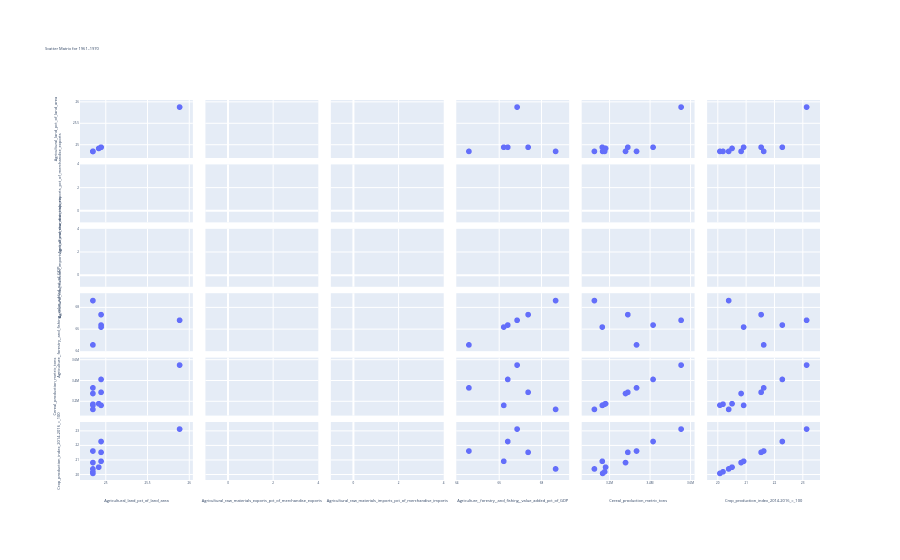
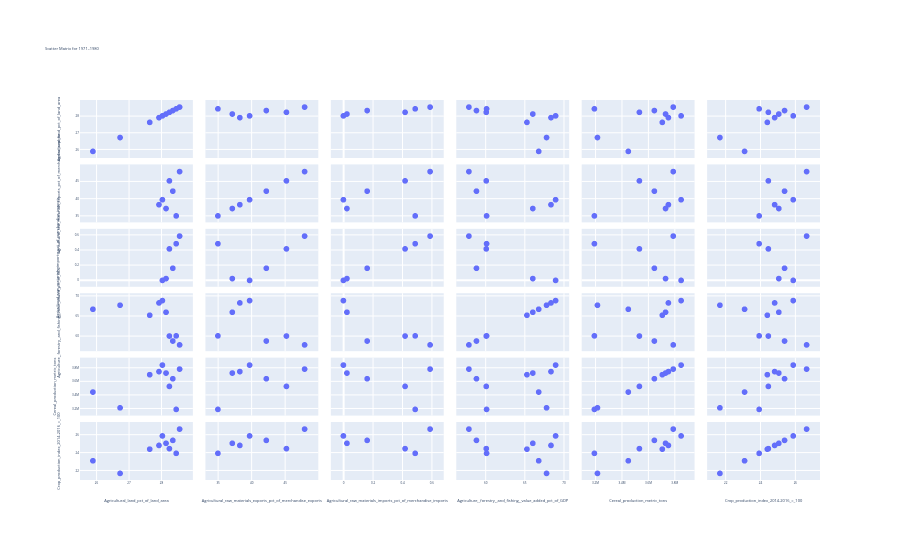
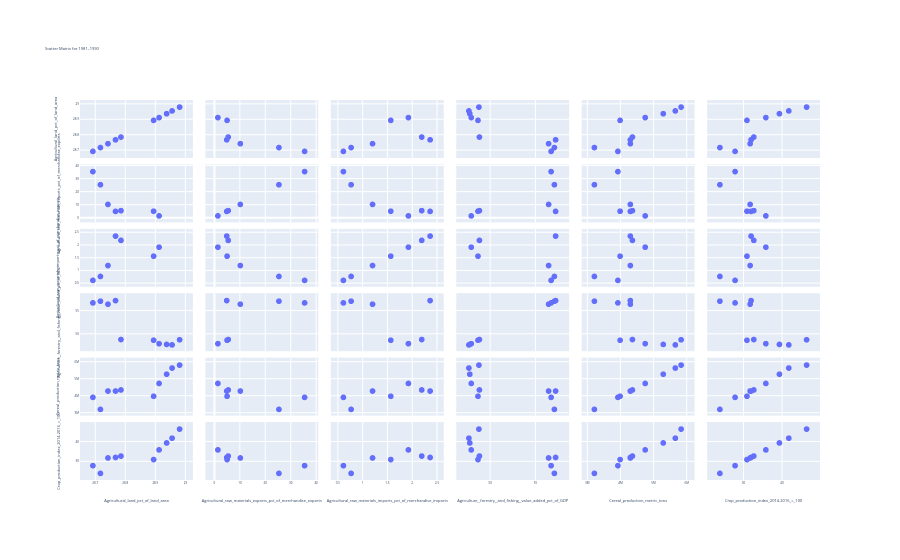
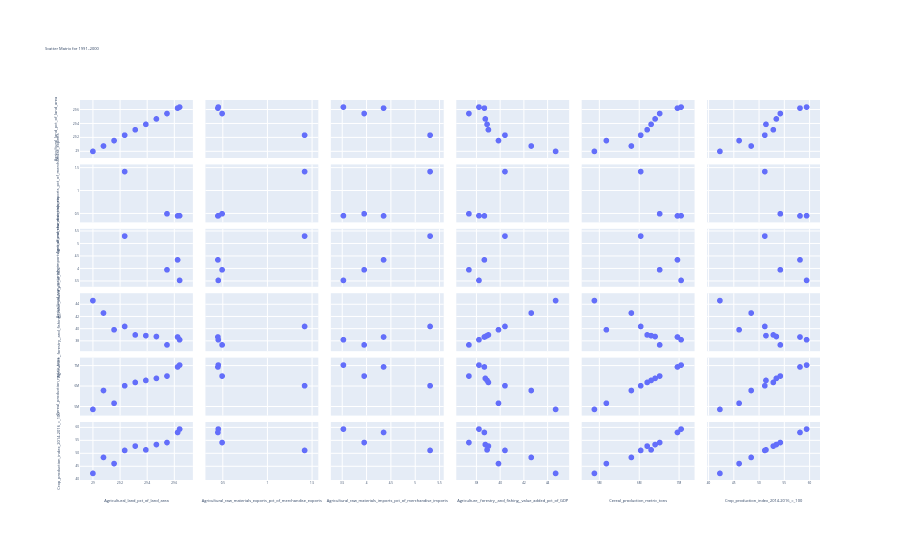

Notebook code for these charts, in order:
### Code cell
ag_data = load_agriculture_data()
if ag_data.isna().any().any():
    indices_to_drop = [0, 1, ag_data.index[-1]]
    existing_indices = [i for i in indices_to_drop if i in ag_data.index]
    ag_data = ag_data.drop(index=existing_indices)

# Ensure 'Year' is integer
ag_data['Year'] = ag_data['Year'].astype(int)

# Loop through each 10-year interval
for start_year in range(ag_data['Year'].min(), ag_data['Year'].max() + 1, 10):
    end_year = start_year + 9
    decade_data = ag_data[(ag_data['Year'] >= start_year) & (ag_data['Year'] <= end_year)]
    
    if not decade_data.empty:
        fig = px.scatter_matrix(
            decade_data,
            dimensions=[
                "Agricultural_land_pct_of_land_area",
                "Agricultural_raw_materials_exports_pct_of_merchandise_exports",
                "Agricultural_raw_materials_imports_pct_of_merchandise_imports",
                "Agriculture,_forestry,_and_fishing,_value_added_pct_of_GDP",
                "Cereal_production_metric_tons",
                "Crop_production_index_2014-2016_=_100"
            ],
            title=f"Scatter Matrix for {start_year}–{end_year}"
        )
        fig.update_layout(font = dict(size = 3))
        fig.show()

### Figure 1 — Plotly figure (JSON) as saved in the notebook; plotly's stock layout.template omitted (floating-point values rounded to 4 significant figures)
{"data": [{"dimensions": [{"axis": {"matches": true}, "label": "Agricultural_land_pct_of_land_area", "values": [24.85, 24.85, 24.92, 24.85, 24.85, 24.85, 24.94, 24.94, 24.94, 25.89]}, {"axis": {"matches": true}, "label": "Agricultural_raw_materials_exports_pct_of_merchandise_exports", "values": [null, null, null, null, null, null, null, null, null, null]}, {"axis": {"matches": true}, "label": "Agricultural_raw_materials_imports_pct_of_merchandise_imports", "values": [null, null, null, null, null, null, null, null, null, null]}, {"axis": {"matches": true}, "label": "Agriculture,_forestry,_and_fishing,_value_added_pct_of_GDP", "values": [null, null, null, null, 64.58, 68.69, 66.24, 67.39, 66.42, 66.87]}, {"axis": {"matches": true}, "label": "Cereal_production_metric_tons", "values": [3167000, 3177026, 3181578, 3280500, 3335000, 3126325, 3165429, 3291912, 3416913, 3555902]}, {"axis": {"matches": true}, "label": "Crop_production_index_2014-2016_=_100", "values": [20.08, 20.19, 20.51, 20.83, 21.63, 20.39, 20.92, 21.54, 22.29, 23.15]}], "hovertemplate": "%{xaxis.title.text}=%{x}<br>%{yaxis.title.text}=%{y}<extra></extra>", "legendgroup": "", "marker": {"color": "#636efa", "symbol": "circle"}, "name": "", "showlegend": false, "type": "splom"}], "layout": {"dragmode": "select", "font": {"size": 3}, "legend": {"tracegroupgap": 0}, "title": {"text": "Scatter Matrix for 1961–1970"}}}

### Figure 2 — Plotly figure (JSON) as saved in the notebook; plotly's stock layout.template omitted (floating-point values rounded to 4 significant figures)
{"data": [{"dimensions": [{"axis": {"matches": true}, "label": "Agricultural_land_pct_of_land_area", "values": [25.89, 26.73, 27.64, 27.93, 28.03, 28.15, 28.25, 28.36, 28.46, 28.57]}, {"axis": {"matches": true}, "label": "Agricultural_raw_materials_exports_pct_of_merchandise_exports", "values": [null, null, null, 38.32, 39.78, 37.2, 45.3, 42.28, 35.04, 48.02]}, {"axis": {"matches": true}, "label": "Agricultural_raw_materials_imports_pct_of_merchandise_imports", "values": [null, null, null, null, 0.001166, 0.0253, 0.4215, 0.1632, 0.4906, 0.5922]}, {"axis": {"matches": true}, "label": "Agriculture,_forestry,_and_fishing,_value_added_pct_of_GDP", "values": [66.84, 67.85, 65.33, 68.42, 69.01, 66.09, 60.12, 58.87, 60.16, 57.9]}, {"axis": {"matches": true}, "label": "Cereal_production_metric_tons", "values": [3450714, 3216502, 3708825, 3755148, 3851585, 3733322, 3534858, 3648730, 3193100, 3792060]}, {"axis": {"matches": true}, "label": "Crop_production_index_2014-2016_=_100", "values": [23.1, 21.68, 24.41, 24.83, 25.9, 25.07, 24.47, 25.4, 23.94, 26.67]}], "hovertemplate": "%{xaxis.title.text}=%{x}<br>%{yaxis.title.text}=%{y}<extra></extra>", "legendgroup": "", "marker": {"color": "#636efa", "symbol": "circle"}, "name": "", "showlegend": false, "type": "splom"}], "layout": {"dragmode": "select", "font": {"size": 3}, "legend": {"tracegroupgap": 0}, "title": {"text": "Scatter Matrix for 1971–1980"}}}

### Figure 3 — Plotly figure (JSON) as saved in the notebook; plotly's stock layout.template omitted (floating-point values rounded to 4 significant figures)
{"data": [{"dimensions": [{"axis": {"matches": true}, "label": "Agricultural_land_pct_of_land_area", "values": [28.69, 28.72, 28.74, 28.77, 28.79, 28.9, 28.91, 28.94, 28.96, 28.98]}, {"axis": {"matches": true}, "label": "Agricultural_raw_materials_exports_pct_of_merchandise_exports", "values": [35.76, 25.64, 10.39, 5.014, 5.603, 5.147, 1.535, null, null, null]}, {"axis": {"matches": true}, "label": "Agricultural_raw_materials_imports_pct_of_merchandise_imports", "values": [0.6188, 0.7744, 1.209, 2.375, 2.205, 1.578, 1.936, null, null, null]}, {"axis": {"matches": true}, "label": "Agriculture,_forestry,_and_fishing,_value_added_pct_of_GDP", "values": [56.8, 57.17, 56.52, 57.3, 48.86, 48.7, 47.95, 47.79, 47.69, 48.8]}, {"axis": {"matches": true}, "label": "Cereal_production_metric_tons", "values": [3933530, 3221180, 4310790, 4309680, 4373360, 3999390, 4759120, 5306800, 5672510, 5847090]}, {"axis": {"matches": true}, "label": "Crop_production_index_2014-2016_=_100", "values": [27.87, 23.92, 31.79, 32.03, 32.75, 30.97, 35.89, 39.42, 41.86, 46.49]}], "hovertemplate": "%{xaxis.title.text}=%{x}<br>%{yaxis.title.text}=%{y}<extra></extra>", "legendgroup": "", "marker": {"color": "#636efa", "symbol": "circle"}, "name": "", "showlegend": false, "type": "splom"}], "layout": {"dragmode": "select", "font": {"size": 3}, "legend": {"tracegroupgap": 0}, "title": {"text": "Scatter Matrix for 1981–1990"}}}

### Figure 4 — Plotly figure (JSON) as saved in the notebook; plotly's stock layout.template omitted (floating-point values rounded to 4 significant figures)
{"data": [{"dimensions": [{"axis": {"matches": true}, "label": "Agricultural_land_pct_of_land_area", "values": [29, 29.08, 29.16, 29.23, 29.31, 29.39, 29.47, 29.55, 29.63, 29.64]}, {"axis": {"matches": true}, "label": "Agricultural_raw_materials_exports_pct_of_merchandise_exports", "values": [null, null, null, 1.425, null, null, null, 0.4974, 0.4504, 0.4547]}, {"axis": {"matches": true}, "label": "Agricultural_raw_materials_imports_pct_of_merchandise_imports", "values": [null, null, null, 5.32, null, null, null, 3.96, 4.36, 3.532]}, {"axis": {"matches": true}, "label": "Agriculture,_forestry,_and_fishing,_value_added_pct_of_GDP", "values": [44.72, 42.67, 39.9, 40.44, 39.04, 38.93, 38.78, 37.39, 38.7, 38.24]}, {"axis": {"matches": true}, "label": "Cereal_production_metric_tons", "values": [4882080, 5812440, 5183210, 6047242, 6209613, 6308630, 6409270, 6524470, 6972123, 7063809]}, {"axis": {"matches": true}, "label": "Crop_production_index_2014-2016_=_100", "values": [42.28, 48.49, 46.09, 51.2, 52.89, 51.43, 53.49, 54.28, 58.19, 59.5]}], "hovertemplate": "%{xaxis.title.text}=%{x}<br>%{yaxis.title.text}=%{y}<extra></extra>", "legendgroup": "", "marker": {"color": "#636efa", "symbol": "circle"}, "name": "", "showlegend": false, "type": "splom"}], "layout": {"dragmode": "select", "font": {"size": 3}, "legend": {"tracegroupgap": 0}, "title": {"text": "Scatter Matrix for 1991–2000"}}}
